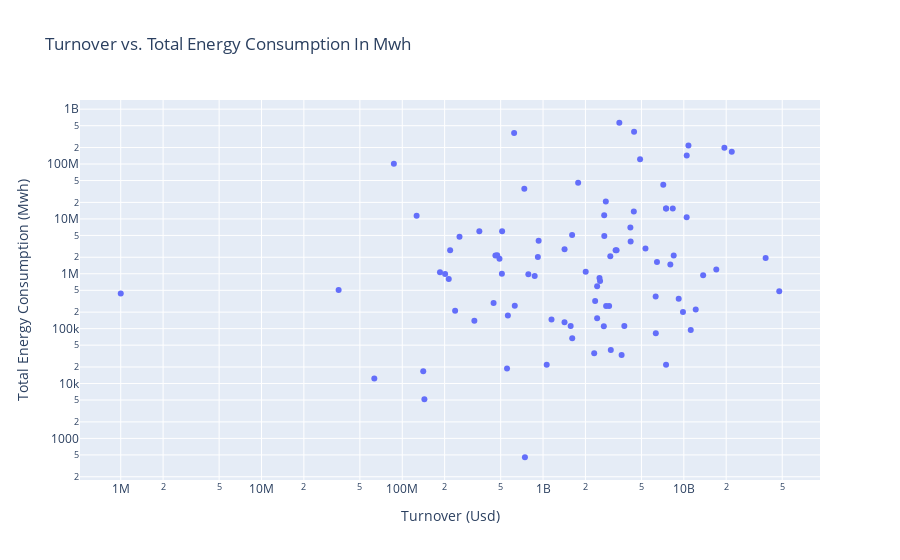

The notebook cell saved with this chart:
### Markdown cell above
The chart compares the carbon footprint of companies with their enterprise value in USD. It shows that "ORIGIN ENTERPRISES PLC" has the highest value, indicating a relatively inefficient use of resources, while companies such as "NOS, SGPS, SA" and "PROSUS" are at the other end of the spectrum. It should be noted that company value is influenced by investor sentiment, which can change unpredictably due to various external factors. These fluctuations in sentiment can distort the valuation of companies' sustainability, as a low share price can artificially increase the carbon footprint per company value without reflecting the company's actual environmental performance.

### Code cell
# Calculate Energy per Euro Turnover
df_q1_clean = df_q1_clean.copy()

df_q1_clean['Turnover In Eur'] = df_q1_clean['Turnover In Eur']*100
df_q1_clean['Energy Consumption per Euro Turnover (MWh/EUR)'] = (df_q1_clean['Total Energy Consumption In Mwh'] / df_q1_clean['Turnover In Eur']).round(5)

# Plot 2: Turnover vs. Carbon Footprint
fig2 = px.scatter(df_q1_clean, x='Turnover In Eur', y='Total Energy Consumption In Mwh', 
                  hover_name='Name', 
                  title='Turnover vs. Total Energy Consumption In Mwh',
                  labels={'Turnover In Eur': 'Turnover (USD)', 
                          'Carbon Footprint per EV USD': 'Carbon Footprint per EV (USD)'},
                   hover_data={'Subsector': True},)
fig2.update_layout(xaxis_type="log", yaxis_type="log",
                   xaxis_title="Turnover (Usd)",
                   yaxis_title="Total Energy Consumption (Mwh)")
fig2.show()

### Figure 1 — Plotly figure (JSON) as saved in the notebook; plotly's stock layout.template omitted (floating-point values rounded to 4 significant figures)
{"data": [{"customdata": [["40501025, Hotels and Motels"], ["55102010, Iron and Steel"], ["30302010, Full Line Insurance"], ["10101010, Computer Services"], ["10101015, Software"], ["50205015, Transaction Processing Services"], ["65102000, Multi-utilities"], ["20102015, Medical Supplies"], ["20102020, Medical Services"], ["40204020, Clothing and Accessories"], ["40204035, Cosmetics"], ["50202010, Electrical Components"], ["40204020, Clothing and Accessories"], ["45101015, Distillers and Vintners"], ["40301020, Media Agencies"], ["40101020, Automobiles"], ["50101035, Building Materials: Other"], ["50202010, Electrical Components"], ["40101020, Automobiles"], ["40101020, Automobiles"], ["10102010, Semiconductors"], ["50205020, Professional Business Support Services"], ["60101000, Integrated Oil and Gas"], ["35102045, Retail REITs"], ["65102030, Water"], ["50101010, Construction"], ["40301035, Radio and TV Broadcasters"], ["30301010, Life Insurance"], ["10102020, Production Technology Equipment"], ["10102010, Semiconductors"], ["45101010, Brewers"], ["55201020, Specialty Chemicals"], ["15102015, Telecommunications Services"], ["30301010, Life Insurance"], ["10101020, Consumer Digital Services"], ["40301030, Publishing"], ["60101000, Integrated Oil and Gas"], ["45101010, Brewers"], ["35102010, Health Care REITs"], ["40101010, Auto Services"], ["20103010, Biotechnology"], ["55201000, Chemicals: Diversified"], ["20103015, Pharmaceuticals"], ["55201020, Specialty Chemicals"], ["35102020, Industrial REITs"], ["55101015, Paper"], ["50203030, Containers and Packaging"], ["50206040, Delivery Services"], ["65101010, Alternative Electricity"], ["65101010, Alternative Electricity"], ["65101010, Alternative Electricity"], ["45201010, Food Retailers and Wholesalers"], ["50101010, Construction"], ["15102015, Telecommunications Services"], ["65101015, Conventional Electricity"], ["45201010, Food Retailers and Wholesalers"], ["55101015, Paper"], ["40501025, Hotels and Motels"], ["55102000, General Mining"], ["50101035, Building Materials: Other"], ["45102010, Farming, Fishing, Ranching and Plantations"], ["60101010, Oil: Crude Producers"], ["50206030, Marine Transportation"], ["50203000, Diversified Industrials"], ["45102010, Farming, Fishing, Ranching and Plantations"], ["50206030, Marine Transportation"], ["60102020, Renewable Energy Equipment"], ["10102010, Semiconductors"], ["55102035, Aluminum"], ["45102020, Food Products"], ["60101030, Oil Equipment and Services"], ["45102010, Farming, Fishing, Ranching and Plantations"], ["60101030, Oil Equipment and Services"], ["15102015, Telecommunications Services"], ["50204000, Machinery: Industrial"], ["60101015, Offshore Drilling and Other Services"], ["20102015, Medical Supplies"], ["60101000, Integrated Oil and Gas"], ["65101010, Alternative Electricity"], ["65102000, Multi-utilities"], ["65102020, Gas Distribution"], ["50201020, Defense"], ["30301010, Life Insurance"], ["50202010, Electrical Components"], ["60101035, Pipelines"], ["15102015, Telecommunications Services"], ["65101015, Conventional Electricity"], ["30302010, Full Line Insurance"]], "hovertemplate": "<b>%{hovertext}</b><br><br>Turnover (USD)=%{x}<br>Total Energy Consumption In Mwh=%{y}<br>Subsector=%{customdata[0]}<extra></extra>", "hovertext": ["Accor", "Arcelormittal Sa", "Axa", "Capgemini", "Dassault Systemes", "Edenred", "Engie", "Essilorluxottica", "Eurofins Scient.", "Kering", "L'oreal", "Legrand", "Lvmh", "Pernod Ricard", "Publicis Groupe SA", "Renault", "Saint Gobain", "Schneider Electric SE", "Stellantis Nv", "Stellantis", "Stmicroelectronics", "Teleperformance", "Totalenergies", "Unibail-rodamco-westfield", "Veolia Environ.", "Vinci", "Vivendi Se", "Aegon", "Asml Holding", "Be Semiconductor Industries N.V.", "Heineken", "Imcd", "Kpn Kon", "Nn Group", "Prosus", "Relx", "Shell Plc", "Ab Inbev", "Cofinimmo", "D'ieteren Group", "Galapagos", "Solvay", "Ucb", "Umicore", "Warehouses De PAUW", "Altri Sgps", "Corticeira Amorim-sgps", "Ctt-correios De PORTUGAL, SA", "Edp", "Edp Renovaveis", "Greenvolt Energias RENOVAVEIS S.A.", "J.martins,sgps", "Mota Engil", "Nos, Sgps, SA", "Ren", "Sonae", "The Navigator COMP", "Dalata Hotel GROUP PLC", "Kenmare Resources PLC", "Kingspan Group PLC", "Origin Enterprises PLC", "Aker Bp", "Golden Ocean GROUP", "Kongsberg Gruppen", "Mowi", "Mpc Container SHIPS", "Nel", "Nordic Semiconductor", "Norsk Hydro", "Orkla", "Pgs", "Salmar", "Subsea 7", "Telenor", "Tomra Systems", "Vår Energi ASA", "Amplifon", "Eni", "Erg", "Hera", "Italgas", "Leonardo", "Poste Italiane", "Prysmian", "Snam", "Telecom Italia", "Terna", "Unipol"], "legendgroup": "", "marker": {"color": "#636efa", "symbol": "circle"}, "mode": "markers", "name": "", "orientation": "v", "showlegend": false, "type": "scatter", "x": [4412293473, 4432000000.0, 12150000000.0, 9861424290, 6324000000.0, 2718355011, 10780000000.0, 8475000000.0, 2541123330, 9196250950, 13720000000.0, 6308255622, 38130374030, 6445210675, 3779597906, 4191000000.0, 7145000000.0, 17006375475, 7480313441, 7480313441, 5341000000.0, 2344752896, 21906978968, 2421846770, 4889776340, 10474914286, 2422000000.0, 3028881474, 47626837490, 7475820205, 4170970628, 2308148445, 3483000000.0, 3614000000.0, 11200000000.0, 2702497109, 19414634841, 8347707478, 629663160, 743281700, 554771788, 736066018, 2946493740, 918500000.0, 622912600, 255000000.0, 35311247, 87132455, 2791000000.0, 1570932169, 218800000.0, 3004199766, 490400000.0, 237300000.0, 201478558, 213900000.0, 126430958, 325200000.0, 1000518, 2516900255, 63291088, 1608425900, 352748380, 562550210, 872207400, 511800000.0, 140904660, 143601250, 1775592700, 510000000.0, 185300800, 445304450, 472500000.0, 1421388600, 458781280, 786317160, 1611509394, 10490000000.0, 1061642448, 930300000.0, 1421000000.0, 8021044825, 2009000000.0, 3277016911, 2723000000.0, 3329000000.0, 2805780869, 1148000000.0], "xaxis": "x", "y": [13712000, 386666976, 223638, 201053, 82766, 11713829, 217479000, 2149000, 742007, 351130, 935591, 384000, 1939763, 1635242, 111864, 3884241, 41854000, 1201276, 15494891, 15494891, 2879000.0, 317975, 167000000, 592834, 122000000, 10686843, 155136, 40744, 480300.0, 22000, 7009000, 35610.0, 565556008, 33000, 94795, 110750, 199000000, 15400000.0, 260619, 453.3, 18687, 35277806, 259100.0, 2028000.0, 368487596, 4707000.0, 504400.0, 101000000.0, 20790000.0, 111200.0, 2677000.0, 2081000.0, 1887000.0, 212772, 994300.0, 806100.0, 11430000.0, 138700.0, 435903, 836500, 12314, 5085000.0, 5968000.0, 174434, 910800.0, 5931000.0, 16729, 5177, 45700000, 1005000, 1061000, 293900.0, 2173000.0, 2791000, 2159283, 980900.0, 67190.0, 143600000.0, 22000, 3981000.0, 131100.0, 1475000.0, 1088000.0, 2675000.0, 4900000.0, 2671000, 257900.0, 147400.0], "yaxis": "y"}], "layout": {"legend": {"tracegroupgap": 0}, "title": {"text": "Turnover vs. Total Energy Consumption In Mwh"}, "xaxis": {"anchor": "y", "domain": [0, 1], "title": {"text": "Turnover (Usd)"}, "type": "log"}, "yaxis": {"anchor": "x", "domain": [0, 1], "title": {"text": "Total Energy Consumption (Mwh)"}, "type": "log"}}}
